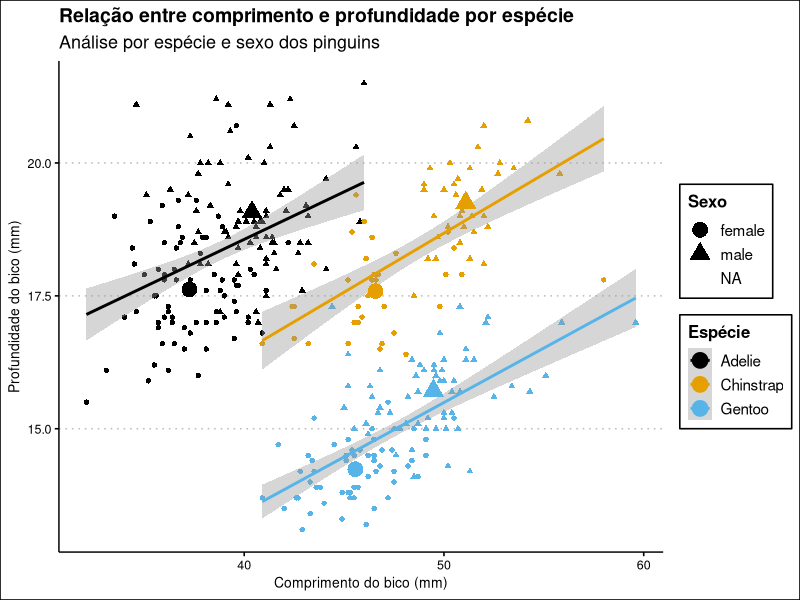

Here is the R script that generated this plot:
library(ggplot2)
library(palmerpenguins)
library(dplyr)
library(ggthemes)


media_por_especie_sexo <- penguins %>%
  group_by(species, sex) %>%
  summarise(
    media_bill_length_mm = mean(bill_length_mm, na.rm = TRUE),
    media_bill_depth_mm = mean(bill_depth_mm, na.rm = TRUE),
    .groups = "drop"
  ) 

ggplot(
  data = penguins,
  mapping = aes(x = bill_length_mm, y = bill_depth_mm, color = species)
) +
  geom_point(aes(color = species, shape = sex)) +
  geom_smooth(method = "lm") +
  geom_point(
    data = media_por_especie_sexo,
    mapping = aes(x = media_bill_length_mm, y = media_bill_depth_mm, color = species, shape = sex),
    size = 5
  ) +
  labs(
    title = "Relação entre comprimento e profundidade por espécie",
    subtitle = "Análise por espécie e sexo dos pinguins",
    x = "Comprimento do bico (mm)",
    y = "Profundidade do bico (mm)",
    color = "Espécie",
    shape = "Sexo"
  ) +
  scale_color_colorblind() +
  theme_clean() 
